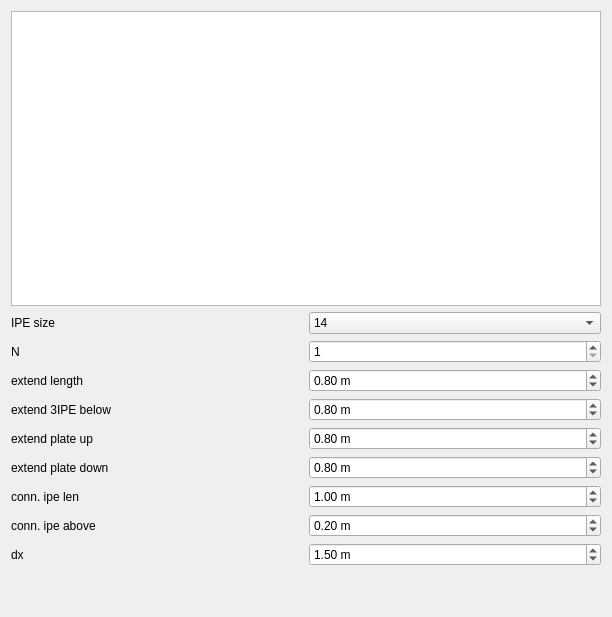
<?xml version="1.0" encoding="UTF-8"?>
<ui version="4.0">
 <class>Columns</class>
 <widget class="QDialog" name="Columns">
  <property name="geometry">
   <rect>
    <x>0</x>
    <y>0</y>
    <width>612</width>
    <height>617</height>
   </rect>
  </property>
  <property name="windowTitle">
   <string>Columns</string>
  </property>
  <layout class="QVBoxLayout" name="verticalLayout_2">
   <item>
    <widget class="QTableView" name="tableView">
     <property name="sizeAdjustPolicy">
      <enum>QAbstractScrollArea::AdjustToContents</enum>
     </property>
    </widget>
   </item>
   <item>
    <layout class="QVBoxLayout" name="verticalLayout">
     <item>
      <layout class="QGridLayout" name="gridLayout">
       <item row="8" column="1">
        <widget class="QDoubleSpinBox" name="extend_plate_len_below">
         <property name="suffix">
          <string notr="true"> m</string>
         </property>
         <property name="minimum">
          <double>0.100000000000000</double>
         </property>
         <property name="maximum">
          <double>2.000000000000000</double>
         </property>
         <property name="singleStep">
          <double>0.100000000000000</double>
         </property>
         <property name="value">
          <double>0.800000000000000</double>
         </property>
        </widget>
       </item>
       <item row="11" column="1">
        <widget class="QDoubleSpinBox" name="deltax">
         <property name="suffix">
          <string notr="true"> m</string>
         </property>
         <property name="maximum">
          <double>10000.000000000000000</double>
         </property>
         <property name="singleStep">
          <double>0.500000000000000</double>
         </property>
         <property name="value">
          <double>1.500000000000000</double>
         </property>
        </widget>
       </item>
       <item row="1" column="1">
        <widget class="QComboBox" name="ipe_size">
         <property name="currentIndex">
          <number>1</number>
         </property>
         <item>
          <property name="text">
           <string notr="true">12</string>
          </property>
         </item>
         <item>
          <property name="text">
           <string notr="true">14</string>
          </property>
         </item>
         <item>
          <property name="text">
           <string notr="true">16</string>
          </property>
         </item>
         <item>
          <property name="text">
           <string notr="true">18</string>
          </property>
         </item>
         <item>
          <property name="text">
           <string notr="true">20</string>
          </property>
         </item>
         <item>
          <property name="text">
           <string notr="true">22</string>
          </property>
         </item>
         <item>
          <property name="text">
           <string notr="true">24</string>
          </property>
         </item>
         <item>
          <property name="text">
           <string notr="true">27</string>
          </property>
         </item>
         <item>
          <property name="text">
           <string notr="true">30</string>
          </property>
         </item>
        </widget>
       </item>
       <item row="9" column="0">
        <widget class="QLabel" name="label_4">
         <property name="text">
          <string>conn. ipe len</string>
         </property>
         <property name="alignment">
          <set>Qt::AlignLeading|Qt::AlignLeft|Qt::AlignVCenter</set>
         </property>
        </widget>
       </item>
       <item row="6" column="1">
        <widget class="QDoubleSpinBox" name="extend_3ipe_len_below">
         <property name="suffix">
          <string notr="true"> m</string>
         </property>
         <property name="minimum">
          <double>0.100000000000000</double>
         </property>
         <property name="maximum">
          <double>2.000000000000000</double>
         </property>
         <property name="singleStep">
          <double>0.100000000000000</double>
         </property>
         <property name="value">
          <double>0.800000000000000</double>
         </property>
        </widget>
       </item>
       <item row="10" column="0">
        <widget class="QLabel" name="label_2">
         <property name="text">
          <string>conn. ipe above</string>
         </property>
         <property name="alignment">
          <set>Qt::AlignLeading|Qt::AlignLeft|Qt::AlignVCenter</set>
         </property>
        </widget>
       </item>
       <item row="1" column="0">
        <widget class="QLabel" name="label_5">
         <property name="text">
          <string>IPE size</string>
         </property>
        </widget>
       </item>
       <item row="2" column="0">
        <widget class="QLabel" name="label">
         <property name="text">
          <string>N</string>
         </property>
        </widget>
       </item>
       <item row="7" column="1">
        <widget class="QDoubleSpinBox" name="extend_plate_len_above">
         <property name="suffix">
          <string notr="true"> m</string>
         </property>
         <property name="minimum">
          <double>0.100000000000000</double>
         </property>
         <property name="maximum">
          <double>2.000000000000000</double>
         </property>
         <property name="singleStep">
          <double>0.100000000000000</double>
         </property>
         <property name="value">
          <double>0.800000000000000</double>
         </property>
        </widget>
       </item>
       <item row="4" column="1">
        <widget class="QDoubleSpinBox" name="extend_length">
         <property name="suffix">
          <string notr="true"> m</string>
         </property>
         <property name="minimum">
          <double>0.100000000000000</double>
         </property>
         <property name="maximum">
          <double>2.000000000000000</double>
         </property>
         <property name="singleStep">
          <double>0.100000000000000</double>
         </property>
         <property name="value">
          <double>0.800000000000000</double>
         </property>
        </widget>
       </item>
       <item row="11" column="0">
        <widget class="QLabel" name="label_3">
         <property name="text">
          <string>dx</string>
         </property>
         <property name="alignment">
          <set>Qt::AlignLeading|Qt::AlignLeft|Qt::AlignVCenter</set>
         </property>
        </widget>
       </item>
       <item row="2" column="1">
        <widget class="QSpinBox" name="number">
         <property name="minimum">
          <number>1</number>
         </property>
         <property name="maximum">
          <number>200</number>
         </property>
        </widget>
       </item>
       <item row="9" column="1">
        <widget class="QDoubleSpinBox" name="connection_ipe_length">
         <property name="suffix">
          <string notr="true"> m</string>
         </property>
         <property name="minimum">
          <double>0.100000000000000</double>
         </property>
         <property name="maximum">
          <double>3.000000000000000</double>
         </property>
         <property name="singleStep">
          <double>0.100000000000000</double>
         </property>
         <property name="value">
          <double>1.000000000000000</double>
         </property>
        </widget>
       </item>
       <item row="8" column="0">
        <widget class="QLabel" name="label_6">
         <property name="text">
          <string>extend plate down</string>
         </property>
        </widget>
       </item>
       <item row="7" column="0">
        <widget class="QLabel" name="label_7">
         <property name="text">
          <string>extend plate up</string>
         </property>
        </widget>
       </item>
       <item row="4" column="0">
        <widget class="QLabel" name="label_8">
         <property name="text">
          <string>extend length</string>
         </property>
        </widget>
       </item>
       <item row="10" column="1">
        <widget class="QDoubleSpinBox" name="connection_ipe_above">
         <property name="suffix">
          <string notr="true"> m</string>
         </property>
         <property name="minimum">
          <double>0.100000000000000</double>
         </property>
         <property name="maximum">
          <double>3.000000000000000</double>
         </property>
         <property name="singleStep">
          <double>0.100000000000000</double>
         </property>
         <property name="value">
          <double>0.200000000000000</double>
         </property>
        </widget>
       </item>
       <item row="6" column="0">
        <widget class="QLabel" name="label_9">
         <property name="text">
          <string>extend 3IPE below</string>
         </property>
        </widget>
       </item>
      </layout>
     </item>
     <item>
      <spacer name="verticalSpacer">
       <property name="orientation">
        <enum>Qt::Vertical</enum>
       </property>
       <property name="sizeHint" stdset="0">
        <size>
         <width>20</width>
         <height>40</height>
        </size>
       </property>
      </spacer>
     </item>
    </layout>
   </item>
  </layout>
 </widget>
 <resources>
  <include location="../resource.qrc"/>
 </resources>
 <connections/>
</ui>
